Frame 1 (no input): blank canvas, image omitted
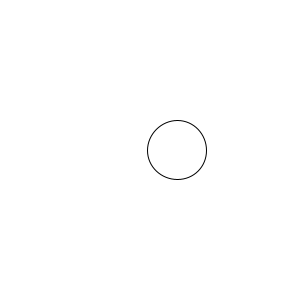
Frame 60 (the mouse pressed at the canvas centre just before this capture)
Frame 120 (the mouse held since frame 60 and released just before this capture): blank canvas, image omitted

The Processing sketch that drew this single still picture (run headless with seeded random() and noise(); from frame 60 on, the mouse is pressed at the canvas centre):

// Processing sketch: checkpoint_1_right___radius
// ── checkpoint_1_right___radius.pde
//checkpoint 1 (right + radius)

int x;
int r;

void setup() {
 size(300, 300);
 x = 0;
 r = 0;
}

void draw() {
 background(255);
 circle(x, 150, r);
 x = x + 3;
 r = r + 1;
 if(x > 370) {
  x = 0;
  r = 0;
 }
}
